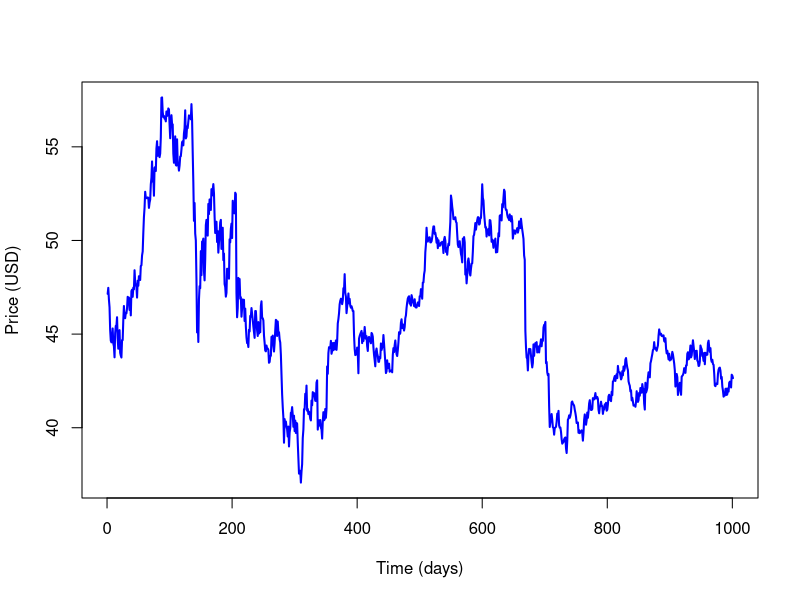

Write the R code that produced this figure.
# clear variables and close windows
rm(list = ls(all = TRUE))
graphics.off()

x = read.table("Coca_cola.txt") # Stock prices
x = ts(x)                       # transform to time series object

# plotting with adjusted axes
plot(x, type = "l", ylab = "Price (USD)", xlab = "Time (days)", col = "blue", ylim = c(min(x), 
    max(x)), xlim = c(0, length(x)), lwd = 2)